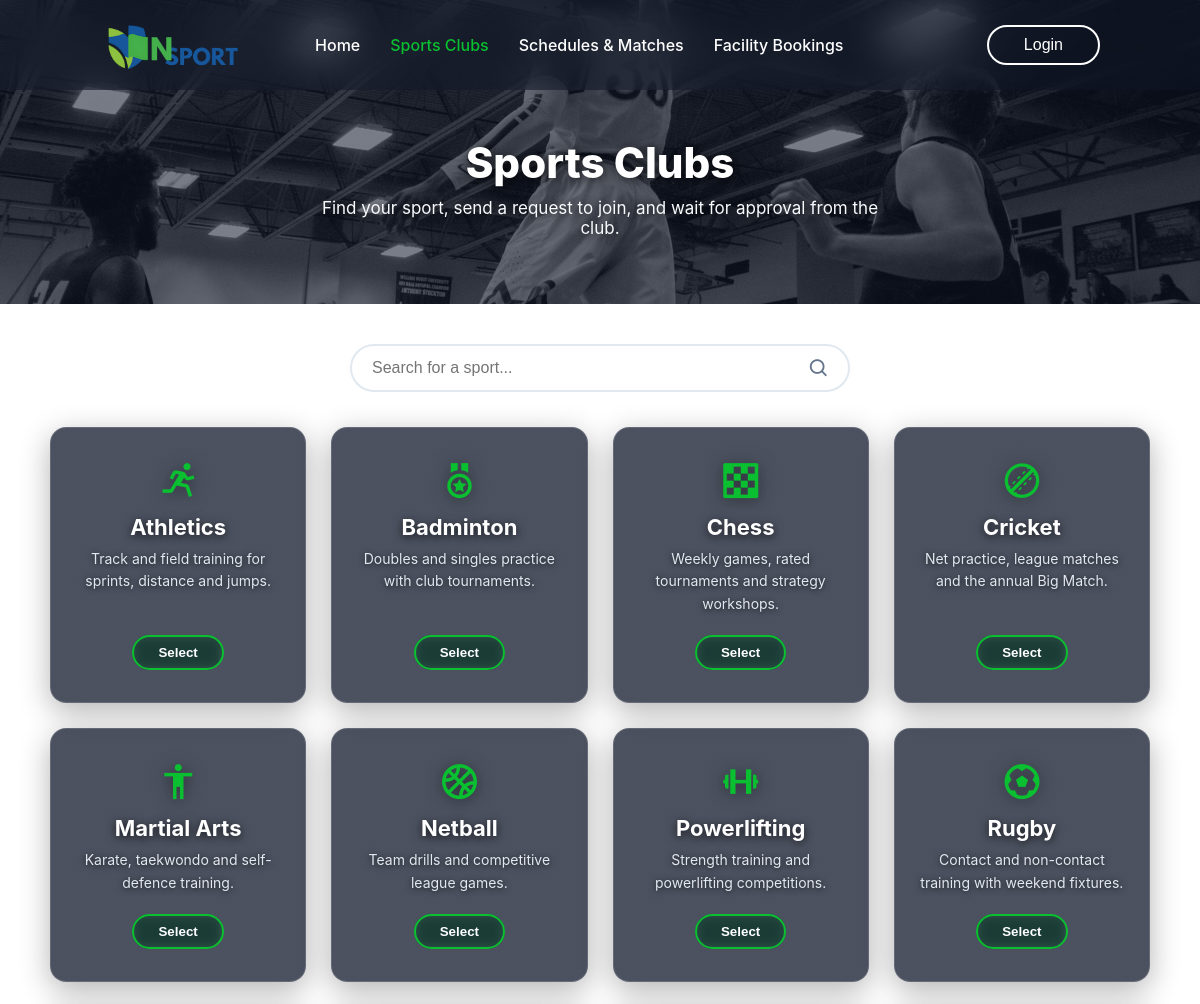
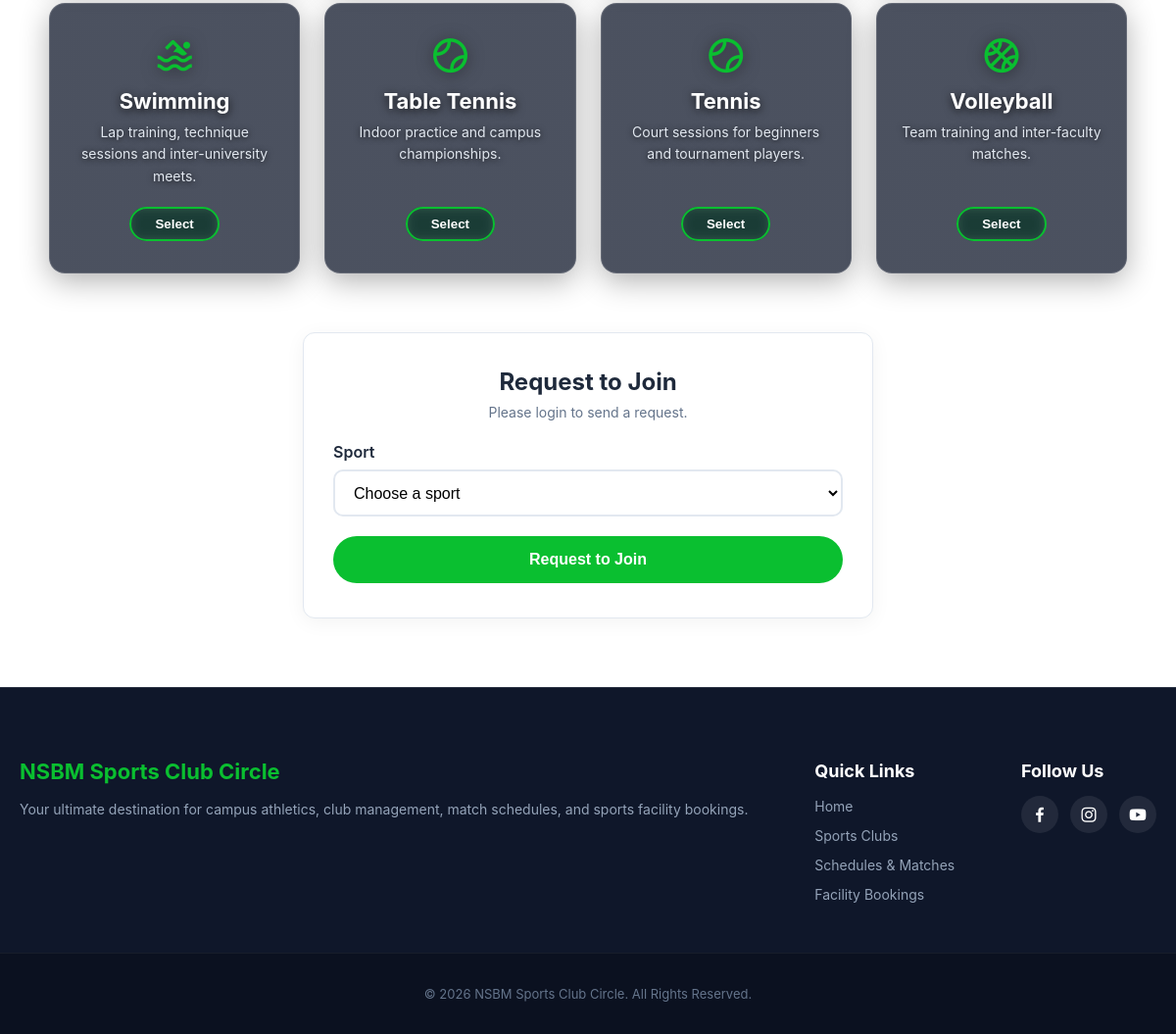
The app's page /sports_clubs.php with its own data (2 pictures, top to bottom).
### tables this page shows
CREATE TABLE `clubs` (
  `id` int NOT NULL,
  `club_name` varchar(250) NOT NULL,
  `description` varchar(255) NOT NULL,
  `icon` varchar(50) NOT NULL DEFAULT 'bx-trophy',
  `created_at` timestamp NULL DEFAULT CURRENT_TIMESTAMP,
  `image` varchar(50) DEFAULT 'background.jpg'
);

### sports_clubs.php (the view, shortened to what this page needs)
<?php
require_once 'config.php';
$user_id = $_SESSION['user_id'] ?? null;
$name = $_SESSION['name'] ?? null;
$clubs = [];
$result = $conn->query("SELECT club_name, description, icon, image FROM clubs ORDER BY club_name");
while ($row = $result->fetch_assoc()) {
    $clubs[] = $row;
}
$my_requests = [];
?>
<!DOCTYPE html>
<html lang="en">
<head>
    <link rel="stylesheet" href="style.css?v=9.9">
    <link href="https://unpkg.com/boxicons@2.1.4/css/boxicons.min.css" rel="stylesheet">
</head>
<body>
    <header>
        <a href="index.php" class="logo">
            <img src="logo2.png" alt="Logo">
        </a>
        <nav>
            <a href="index.php">Home</a>
            <a href="sports_clubs.php" style="color: #0abf30;">Sports Clubs</a>
            <a href="schedules.php">Schedules & Matches</a>
            <a href="facility_booking.php">Facility Bookings</a>
        </nav>
        <div class="user-auth">
            <?php if (!empty($name)): ?>
            <div class="profile-box">
                <div class="avatar-circle"><?= strtoupper($name[0]) ?></div>
                <div class="dropdown">
                    <a href="profile.php">My account</a>
                    <?php if (($_SESSION['role'] ?? '') === 'admin'): ?>
                        <a href="admin.php">Admin Panel</a>
                    <?php endif; ?>
                    <a href="logout.php">Logout</a>
                </div>
            </div>
            <?php else: ?>
            <button type="button" class="login-btn-modal">Login</button>
            <?php endif; ?>
        </div>
    </header>
    <section class="clubs-hero">
        <h1>Sports Clubs</h1>
        <p>Find your sport, send a request to join, and wait for approval from the club.</p>
    </section>
    <main class="clubs-main">
        <div class="search-box">
            <input type="text" id="searchInput" placeholder="Search for a sport...">
            <i class="bx bx-search"></i>
        </div>
        <div class="sports-grid" id="sportsGrid">
            <?php foreach ($clubs as $club): ?>
                <?php
                    $status = $my_requests[$club['club_name']] ?? null;
                    $card_img = !empty($club['image']) ? $club['image'] : 'background.jpg';
                ?>
                <div class="sport-card"
                     data-name="<?= htmlspecialchars(strtolower($club['club_name'])) ?>"
                     style="background: linear-gradient(rgba(15, 23, 42, 0.75), rgba(15, 23, 42, 0.75)), url('<?= htmlspecialchars($card_img) ?>') no-repeat center center/cover;">
                    <i class="bx <?= htmlspecialchars($club['icon']) ?> sport-icon"></i>
                    <h3><?= htmlspecialchars($club['club_name']) ?></h3>
                    <p><?= htmlspecialchars($club['description']) ?></p>
                    <?php if (!$status || $status === 'rejected'): ?>
                        <button type="button" class="select-btn" data-club="<?= htmlspecialchars($club['club_name']) ?>">Select</button>
                    <?php endif; ?>
                </div>
            <?php endforeach; ?>
        </div>
        <div class="join-section" id="join-form">
            <h2>Request to Join</h2>
            <p class="note">
                <?= $user_id ? 'Choose a sport and send your request.' : 'Please login to send a request.' ?>
            </p>
            <form action="sports_clubs.php" method="POST">
                <label for="club_name">Sport</label>
                <select name="club_name" id="club_name" required>
                    <option value="">Choose a sport</option>
                </select>
                <button type="submit" name="join_btn" class="join-btn">Request to Join</button>
            </form>
        </div>
    </main>
    <footer class="site-footer">
        <div class="footer-container">
            <div class="footer-about">
                <h3>NSBM Sports Club Circle</h3>
                <p>Your ultimate destination for campus athletics, club management, match schedules, and sports facility bookings.</p>
            </div>
            <div class="footer-links">
                <h4>Quick Links</h4>
                <ul>
                    <li><a href="index.php">Home</a></li>
                    <li><a href="sports_clubs.php">Sports Clubs</a></li>
                    <li><a href="schedules.php">Schedules & Matches</a></li>
                    <li><a href="facility_booking.php">Facility Bookings</a></li>
                </ul>
            </div>
            <div class="footer-social">
                <h4>Follow Us</h4>
                <div class="social-icons">
                    <a href="https://www.facebook.com/nsbm.lk/" target="_blank" title="Facebook"><i class='bx bxl-facebook'></i></a>
                    <a href="https://www.instagram.com/nsbmgreenuniversity/?hl=en" target="_blank" title="Instagram"><i class='bx bxl-instagram'></i></a>
                    <a href="https://www.youtube.com/@NSBMGreenUniversityTown" target="_blank" title="YouTube"><i class='bx bxl-youtube'></i></a>
                </div>
            </div>
        </div>
        <div class="footer-bottom">
            <p>&copy; <?= date('Y'); ?> NSBM Sports Club Circle. All Rights Reserved.</p>
        </div>
    </footer>
</body>
</html>

### records on screen
clubs: club_name "Athletics", description "Track and field training for sprints, distance and jumps."
clubs: club_name "Badminton", description "Doubles and singles practice with club tournaments."
clubs: club_name "Chess", description "Weekly games, rated tournaments and strategy workshops."
clubs: club_name "Cricket", description "Net practice, league matches and the annual Big Match."
clubs: club_name "Martial Arts", description "Karate, taekwondo and self-defence training."
clubs: club_name "Netball", description "Team drills and competitive league games."
clubs: club_name "Powerlifting", description "Strength training and powerlifting competitions."
clubs: club_name "Rugby", description "Contact and non-contact training with weekend fixtures."
clubs: club_name "Swimming", description "Lap training, technique sessions and inter-university meets."
clubs: club_name "Table Tennis", description "Indoor practice and campus championships."
clubs: club_name "Tennis", description "Court sessions for beginners and tournament players."
clubs: club_name "Volleyball", description "Team training and inter-faculty matches."
